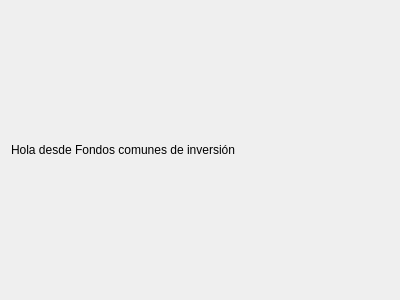
<?xml version="1.0" encoding="UTF-8"?>
<ui version="4.0">
 <class>Form</class>
 <widget class="QWidget" name="Form">
  <property name="geometry">
   <rect>
    <x>0</x>
    <y>0</y>
    <width>400</width>
    <height>300</height>
   </rect>
  </property>
  <property name="windowTitle">
   <string>Form</string>
  </property>
  <layout class="QGridLayout" name="gridLayout">
   <item row="0" column="0">
    <widget class="QLabel" name="label">
     <property name="text">
      <string>Hola desde Fondos comunes de inversión</string>
     </property>
    </widget>
   </item>
  </layout>
 </widget>
 <resources/>
 <connections/>
</ui>
